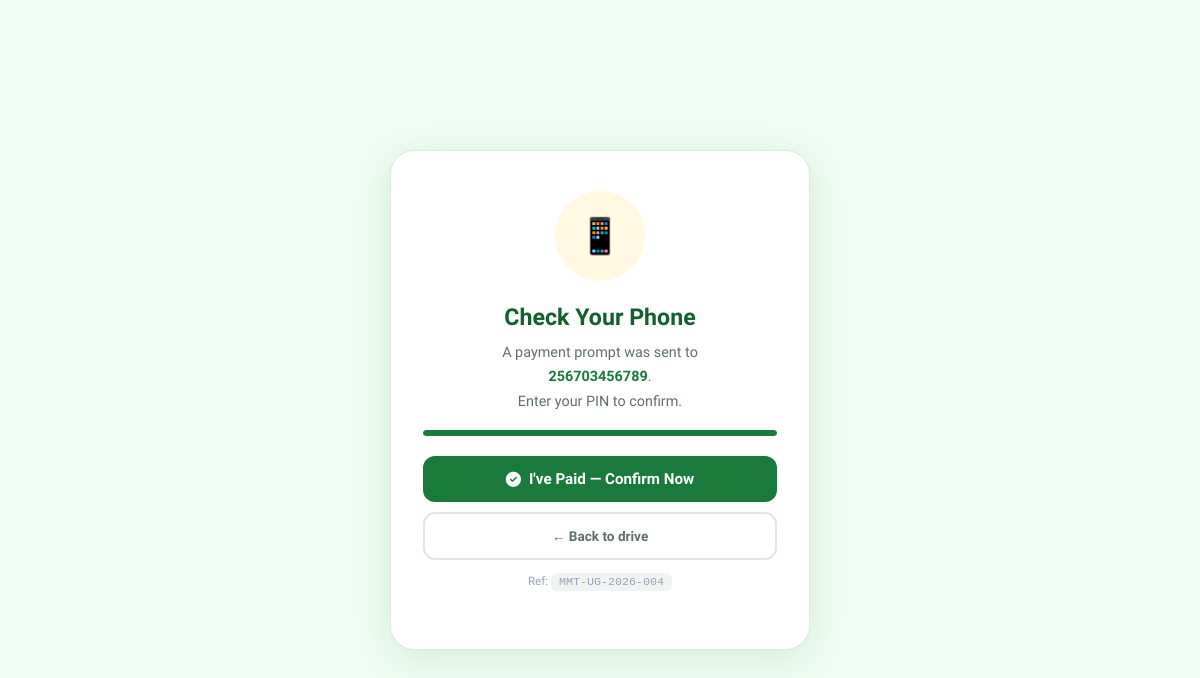
Before: /donation_success.php?donation_id=4 with the older database file.
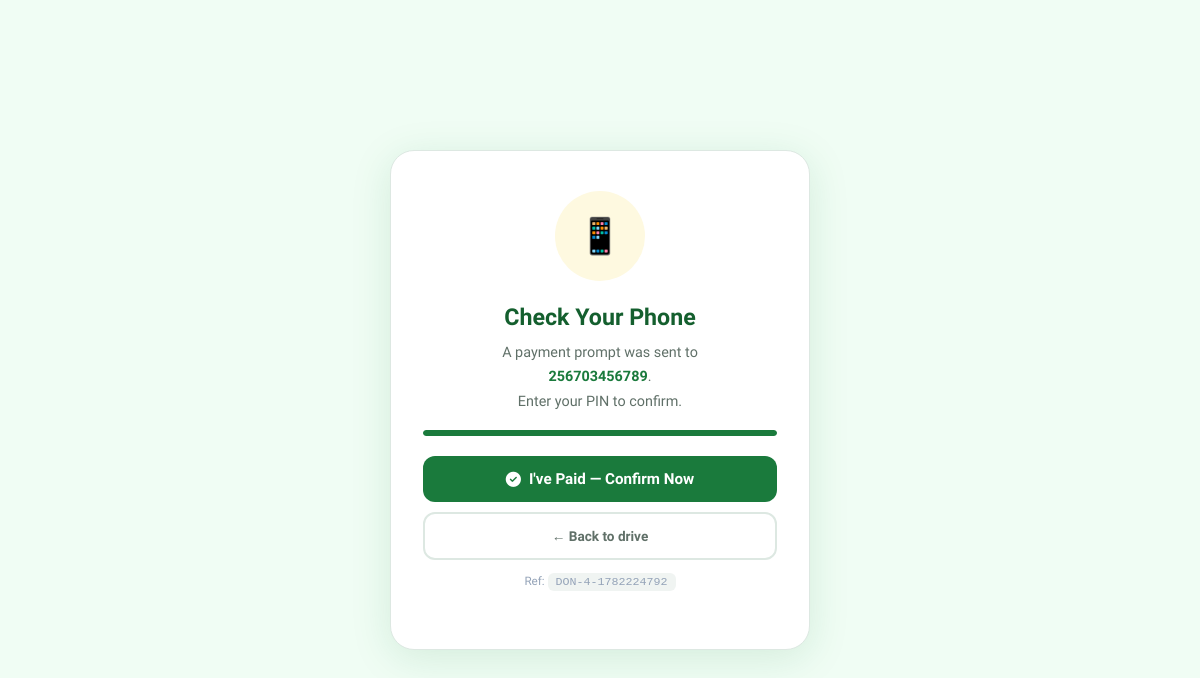
After: the same page with the newer database file.
### tables this page shows
CREATE TABLE `donations` (
  `donation_id` int(11) NOT NULL,
  `campaign_id` int(11) NOT NULL,
  `donor_id` int(11) DEFAULT NULL,
  `donor_name` varchar(100) DEFAULT NULL,
  `donor_email` varchar(100) DEFAULT NULL,
  `donor_phone` varchar(20) NOT NULL,
  `is_anonymous` tinyint(1) DEFAULT 0,
  `amount` decimal(15,2) NOT NULL,
  `fee_percentage` decimal(5,2) NOT NULL DEFAULT 7.50,
  `fee_amount` decimal(15,2) GENERATED ALWAYS AS (`amount` * (`fee_percentage` / 100)) STORED,
  `net_amount` decimal(15,2) GENERATED ALWAYS AS (`amount` - `amount` * (`fee_percentage` / 100)) STORED,
  `tip_amount` decimal(15,2) DEFAULT 0.00,
  `status` enum('pending','completed','failed','refunded') DEFAULT 'pending',
  `transaction_reference` varchar(100) DEFAULT NULL,
  `mobile_money_network` varchar(50) NOT NULL,
  `payment_date` timestamp NULL DEFAULT NULL,
  `created_at` timestamp NOT NULL DEFAULT current_timestamp(),
  `pesapal_tracking_id` varchar(100) DEFAULT NULL,
  `currency` varchar(3) DEFAULT 'UGX',
  `iotec_transaction_id` varchar(100) DEFAULT NULL
);

### donation_success.php (the view, shortened to what this page needs)
<?php
require_once __DIR__ . '/includes/config.php';
$donation_id = (int)($_GET['donation_id'] ?? 0);
$res = $conn->query(
    "SELECT d.status, d.donor_phone, d.amount, d.currency, d.transaction_reference,
            c.campaign_id, c.title AS campaign_title
     FROM donations d
     JOIN campaigns c ON d.campaign_id = c.campaign_id
     WHERE d.donation_id = $donation_id LIMIT 1"
);
$don = $res ? $res->fetch_assoc() : null;
$cid    = (int)$don['campaign_id'];
$status = $don['status'];
?>
<!DOCTYPE html>
<html lang="en">
<head>
  <link rel="stylesheet" href="https://cdnjs.cloudflare.com/ajax/libs/font-awesome/6.5.0/css/all.min.css"/>
</head>
<body>
<div class="card" id="card">
  <div id="s-pending" style="<?= $status==='completed'?'display:none':'' ?>">
    <div class="icon" style="background:#fef9e0;font-size:2.2rem;" id="ico">📱</div>
    <h1 id="ttl">Check Your Phone</h1>
    <p id="msg">
      A payment prompt was sent to<br>
      <strong style="color:#1a7a3c;"><?= htmlspecialchars($don['donor_phone']) ?></strong>.<br>
      Enter your PIN to confirm.
    </p>
    <div class="bar-wrap"><div class="bar" id="bar"></div></div>
    <button class="btn btn-green" id="btn" onclick="manual()">
      <i class="fas fa-check-circle"></i> I've Paid — Confirm Now
    </button>
    <a href="<?= BASE ?>/campaign-detail.php?id=<?= $cid ?>" class="btn btn-ghost">← Back to drive</a>
    <p class="ref">Ref: <code><?= htmlspecialchars($don['transaction_reference']) ?></code></p>
  </div>
</div>
</body>
</html>

Changed rows visible on the page:
changed donations: transaction_reference "MMT-UG-2026-004" → "DON-4-1782224792"
